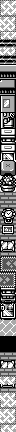

A level layout from a 2D game, rendered from its tile map. Below: a short description, then the map file with its tile-grid data intact:
An orthogonal 2x54 tile map with 8x8 px tiles, 1 tile layer (metatiles).

<map height="54" orientation="orthogonal" renderorder="right-down" tileheight="8" tilewidth="8" width="2">
	<tileset firstgid="1" tilewidth="8" tileheight="8">
		<image source="../../../gfx/tilesets/image_16_6cf0.png" />
	</tileset>
	<layer height="54" id="1" name="metatiles" width="2">
		<data encoding="csv">
2, 4,
3, 5,
4, 6,
5, 7,
3, 5,
8, 8,
5, 7,
8, 8,
9, 9,
10, 11,
12, 13,
11, 14,
15, 17,
16, 18,
19, 21,
20, 22,
23, 25,
24, 26,
23, 25,
27, 28,
29, 31,
30, 32,
33, 35,
34, 36,
37, 37,
37, 37,
38, 40,
39, 41,
42, 44,
43, 45,
46, 48,
47, 49,
50, 52,
51, 53,
54, 56,
55, 57,
24, 26,
58, 59,
60, 62,
61, 63,
64, 64,
64, 64,
65, 65,
65, 65,
37, 37,
46, 48,
37, 37,
4, 6,
47, 49,
4, 6,
3, 5,
4, 6,
5, 7,
2, 4</data>
	</layer>
</map>
